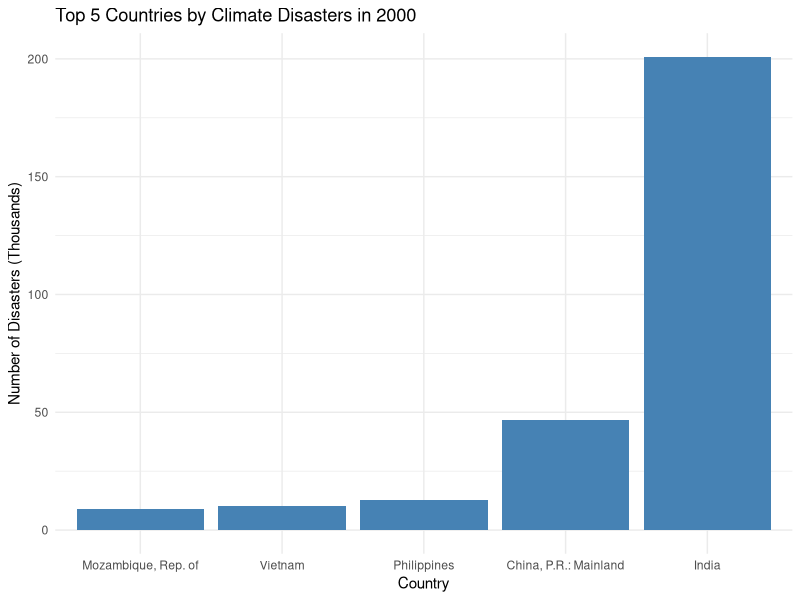

The R source for this figure:
## ---- chunk 1
library(tidyverse)
## ---- chunk 2
data = read.csv('./data/phys_risks_climate_related_distaster_frequency.csv')
## ---- chunk 3

## ---- chunk 4
num_rows = 10
## ---- chunk 5
head(count(data, Country), n = num_rows)
## ---- chunk 6
count(head(data, n = num_rows), Country)
## ---- chunk 7

## ---- chunk 8
data %>%
  group_by(Country) %>%                             # multiple entries per country
  summarise(X2000 = sum(X2000, na.rm = TRUE)) %>%   # sum frequencies
  arrange(desc(X2000)) %>%                          # sort by frequency
  slice_head(n = 5) %>%                             # get top 5
  ggplot(aes(x = reorder(Country, X2000), y = X2000 / 1000)) +
  geom_col(fill = "steelblue") +
  scale_y_continuous(labels = function(x) format(x / 1000, scientific = FALSE)) + 
  labs(title = "Top 5 Countries by Climate Disasters in 2000",
       x = "Country",
       y = "Number of Disasters (Thousands)") +
  theme_minimal()
## ---- chunk 9

## ---- chunk 10
years = paste0('X', as.character(1980:2024)) # create a range 1980-2024 containing all col names

long_data = pivot_longer(data, years, names_to = 'Year', values_to = 'Frequency')

head(arrange(long_data, desc(Frequency)))
## ---- chunk 11

